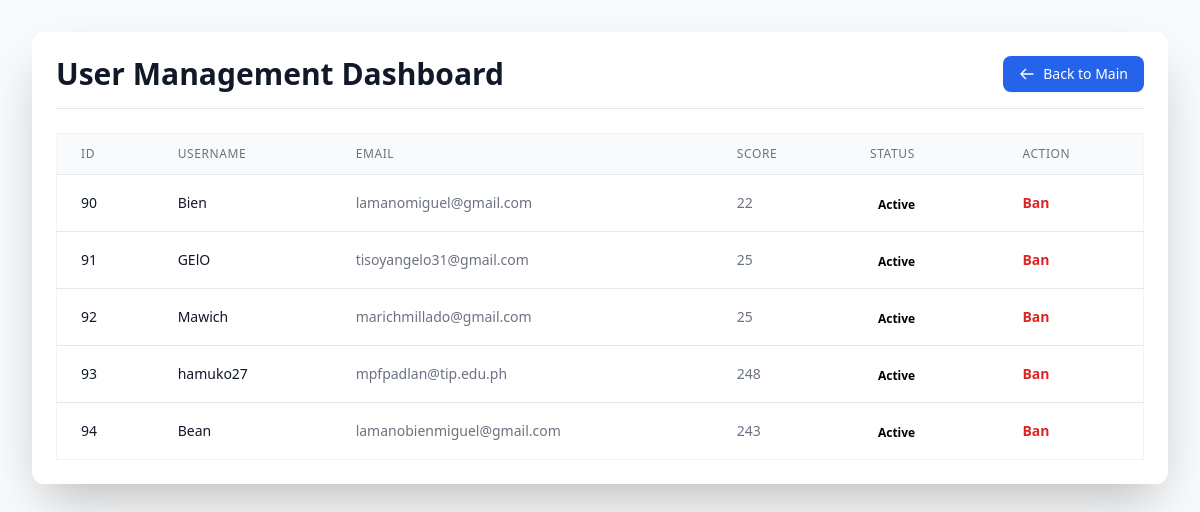
The app's page /adminPage/admin_user.php with its own data.
### tables this page shows
CREATE TABLE `users` (
  `user_id` int(11) NOT NULL,
  `name` varchar(100) NOT NULL,
  `username` varchar(30) NOT NULL,
  `email` varchar(100) NOT NULL,
  `password_hash` varchar(255) DEFAULT NULL,
  `role` enum('student','teacher','admin') DEFAULT 'student',
  `created_at` timestamp NOT NULL DEFAULT current_timestamp(),
  `reset_token` varchar(255) DEFAULT NULL,
  `token_expiry` datetime DEFAULT NULL,
  `verification_code` varchar(255) DEFAULT NULL,
  `is_verified` tinyint(1) DEFAULT 0,
  `login_code` varchar(6) DEFAULT NULL,
  `current_level` int(11) NOT NULL DEFAULT 1,
  `quizzes_completed` int(11) NOT NULL DEFAULT 0,
  `total_score` int(11) NOT NULL DEFAULT 0,
  `photo` varchar(255) DEFAULT 'default.png',
  `is_banned` tinyint(1) NOT NULL DEFAULT 0
);

### adminPage/admin_user.php (the view, shortened to what this page needs)
<?php
require_once '../conn.php';
$sql = "SELECT user_id, username, email, total_score, current_level, is_banned FROM users ORDER BY user_id ASC";
$result = $conn->query($sql);
$users = [];
if ($result && $result->num_rows > 0) {
    while($row = $result->fetch_assoc()) {
        $users[] = $row;
    }
}
?>
<!DOCTYPE html>
<html lang="en">
<head>
    <script src="https://cdn.tailwindcss.com"></script>
</head>
<body class="bg-gray-50 min-h-screen p-4 sm:p-8 font-sans">
    <div class="max-w-7xl mx-auto bg-white p-6 rounded-xl shadow-2xl">
        <div class="flex items-center justify-between mb-6 border-b pb-4">
            <h1 class="text-3xl font-extrabold text-gray-900">User Management Dashboard</h1>
            <a href="../Main/main.php"
               class="inline-flex items-center px-4 py-2 bg-blue-600 hover:bg-blue-700 text-white text-sm font-medium rounded-lg transition duration-150 ease-in-out shadow-sm hover:shadow-md">
                <svg class="w-4 h-4 mr-2" fill="none" stroke="currentColor" viewBox="0 0 24 24">
                    <path stroke-linecap="round" stroke-linejoin="round" stroke-width="2" d="M10 19l-7-7m0 0l7-7m-7 7h18"/>
                </svg>
                Back to Main
            </a>
        </div>
        <div class="overflow-x-auto">
            <table class="min-w-full divide-y divide-gray-200 border border-gray-100 rounded-lg">
                <thead class="bg-gray-50">
                    <tr>
                        <th class="px-3 sm:px-6 py-3 text-left text-xs font-medium text-gray-500 uppercase tracking-wider">ID</th>
                        <th class="px-3 sm:px-6 py-3 text-left text-xs font-medium text-gray-500 uppercase tracking-wider">Username</th>
                        <th class="px-3 sm:px-6 py-3 text-left text-xs font-medium text-gray-500 uppercase tracking-wider">Email</th>
                        <th class="px-3 sm:px-6 py-3 text-left text-xs font-medium text-gray-500 uppercase tracking-wider">Score</th>
                        <th class="px-3 sm:px-6 py-3 text-left text-xs font-medium text-gray-500 uppercase tracking-wider">Status</th>
                        <th class="px-3 sm:px-6 py-3 text-left text-xs font-medium text-gray-500 uppercase tracking-wider">Action</th>
                    </tr>
                </thead>
                <tbody class="bg-white divide-y divide-gray-200">
                    <?php foreach ($users as $user): ?>
                    <tr>
                        <td class="px-3 sm:px-6 py-4 whitespace-nowrap text-sm font-medium text-gray-900"><?php echo htmlspecialchars($user['user_id']); ?></td>
                        <td class="px-3 sm:px-6 py-4 whitespace-nowrap text-sm text-gray-900"><?php echo htmlspecialchars($user['username']); ?></td>
                        <td class="px-3 sm:px-6 py-4 text-sm text-gray-500 truncate max-w-[150px] sm:max-w-none"><?php echo htmlspecialchars($user['email']); ?></td>
                        <td class="px-3 sm:px-6 py-4 whitespace-nowrap text-sm text-gray-500"><?php echo htmlspecialchars($user['total_score']); ?></td>
                        <td class="px-3 sm:px-6 py-4 whitespace-nowrap">
                            <?php
                            if ($user['is_banned']) {
                                echo '<span class="px-2 inline-flex text-xs leading-5 font-semibold rounded-full status-banned">Banned</span>';
                            } else {
                                echo '<span class="px-2 inline-flex text-xs leading-5 font-semibold rounded-full status-active">Active</span>';
                            }
                            ?>
                        </td>
                        <td class="px-3 sm:px-6 py-4 whitespace-nowrap text-sm font-medium">
                            <?php if ($user['is_banned']): ?>
                                <a href="toggle_ban.php?user_id=<?php echo $user['user_id']; ?>&status=0"
                                   class="text-green-600 hover:text-green-900 font-semibold transition duration-150 ease-in-out">
                                    Unban
                                </a>
                            <?php else: ?>
                                <a href="toggle_ban.php?user_id=<?php echo $user['user_id']; ?>&status=1"
                                   class="text-red-600 hover:text-red-900 font-semibold transition duration-150 ease-in-out">
                                    Ban
                                </a>
                            <?php endif; ?>
                        </td>
                    </tr>
                    <?php endforeach; ?>
                </tbody>
            </table>
        </div>
    </div>
</body>
</html>

### adminPage/admin_user.php (style rules this page uses)
.status-active { @apply bg-green-100 text-green-800; }
.overflow-x-auto { -webkit-overflow-scrolling: touch; }

### records on screen
users: user_id "90", username "Bien", email "lamanomiguel@gmail.com", total_score "22", is_banned "Active"
users: user_id "91", username "GElO", email "tisoyangelo31@gmail.com", total_score "25", is_banned "Active"
users: user_id "92", username "Mawich", email "marichmillado@gmail.com", total_score "25", is_banned "Active"
users: user_id "93", username "hamuko27", email "mpfpadlan@tip.edu.ph", total_score "248", is_banned "Active"
users: user_id "94", username "Bean", email "lamanobienmiguel@gmail.com", total_score "243", is_banned "Active"
